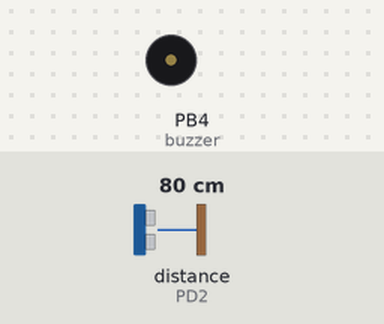
Bench run of a program on a simulated ATmega328P, built with avr-gcc and emulated at 16 MHz. On the bench: buzzer (waves = sounding, pin HIGH). Wiring (inferred from the names in the program): ultrasonic range finder: trigger PB5; echo PD2; 2 × servo: signal PD5 / signal PD6. The inputs (shaded band) are chosen by the test bench; at power-on: distance to the obstacle (sensor on PD2) 80 cm. The echo pulse lasts 58.3 µs per cm; servo pulses on a pin are drawn as a servo (544–2400 µs = 0–180°); pins used as bus, display or sensor lines are not drawn.

Above: at 1.2 s.
1.3 s: distance to the obstacle (sensor on PD2) set to 10 cm
2.8 s: distance to the obstacle (sensor on PD2) set to 7 cm
At 3.8 s:
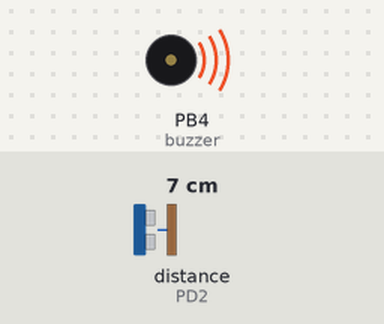
4.3 s: distance to the obstacle (sensor on PD2) set to 9 cm
At 5.6 s:
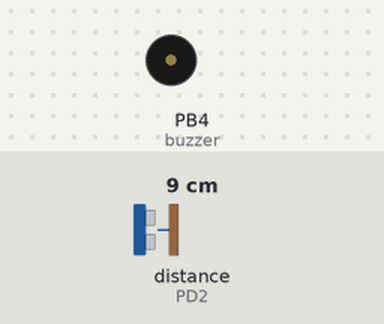
5.9 s: distance to the obstacle (sensor on PD2) set to 2 cm
At 6.7 s:
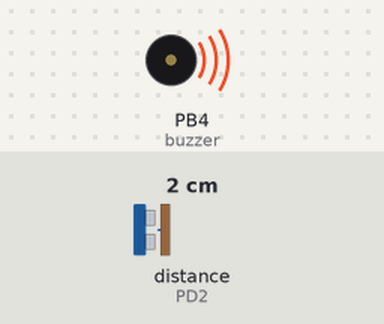
Timing chart, 0 to 8.5 s (numbered marks = the images above; inputs shaded):
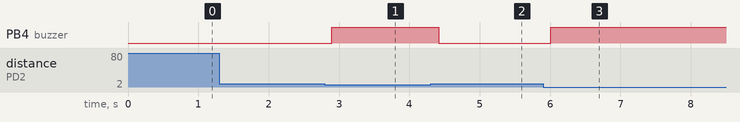

Measured:
- the behaviour switches between 9 and 8 cm on distance to the obstacle (sensor on PD2) (found by bisection; images 0 and 1)
- after the input at 1.3 s, every drawn part: stays the same
- after the input at 2.8 s, PB4 (buzzer): LOW → HIGH after 0.10 s
- after the input at 4.3 s, PB4 (buzzer): HIGH → LOW after 0.12 s
- after the input at 5.9 s, PB4 (buzzer): LOW → HIGH after 0.11 s

The program:

main.c
```c
/*
 * Slave1.c
 *
 * Created: 3/1/2025 1:02:35 AM
 * Author : njfg0
 */

#define F_CPU 16000000
#include <avr/io.h>
#include <avr/interrupt.h>
#include <stdio.h>
#include <util/delay.h>
#include <string.h>
#include <stdint.h>

#include "com_uart/com_uart.h"
#include "I2C/I2C.h"

#define TRIG_PIN PB5
#define ECHO_PIN PD2
#define slave1 0x10
#define buzzer PB4
#define SERVO1_PIN PD6
#define SERVO2_PIN PD5


uint8_t Pulse_Servo=0;
uint8_t estado_servos=0; //0 cerrado, 1 abierto

volatile uint16_t pulso_echo=0;
volatile uint16_t distancia=0;
uint8_t sensor_flag=0;
volatile char buffer = 0;

//Timer 0
void PWM0_init(){
	TCCR0A = (1 << WGM01) | (1 << WGM00) | (1 << COM0A1); //modo fast timero 0
	TCCR0B = (1 << CS01) | (1 << CS00); //preescaler de 64
}

//Timer 1 interrupción cada 0.5us
void Timer1_init() {
	TCCR1A = 0;
	TCCR1B = (1 << CS11);    //  0.5 µs
	TCNT1 = 0;               // Reiniciar contador
}

uint8_t calcular_pwm0(int angulo){
	int pulso_min=31; //1ms*256/20ms
	int pulso_max=62; //2ms*256/20ms
	Pulse_Servo=(((angulo)*(pulso_max-pulso_min))/(120+pulso_min));
	return Pulse_Servo;
}

//Interrupción del I2C
ISR(TWI_vect){
	uint8_t state = TWSR & 0xFC;
	static uint8_t comando = 0;

	switch(state){
		case 0x60:
		case 0x70:
		comando = 0;
		TWCR |= (1<<TWINT);
		break;
		case 0x80:
		case 0x90:
		//AQUI LEE LA INFORMACIÓN DE ADAFRUIT DESDE EL MASTER, MANDA UN S1 O UN S2
			if (comando == 0) {  // Primer byte recibido
				buffer = TWDR;  // Guardamos el primer byte
				if (buffer == 'S') {  // Si es 'S', esperamos el siguiente byte
					comando = 1;
				}
				} else if (comando == 1) {  // Segundo byte recibido (valor del comando)
				if (TWDR == '1') {
					// Activar servos
					OCR0A = calcular_pwm0(120);
					OCR0B = calcular_pwm0(0);
					} else if (TWDR == '0') {
					// Desactivar servos
					OCR0A = calcular_pwm0(0);
					OCR0B = calcular_pwm0(120);
				}
				comando = 0;  // Reiniciar estado del comando
			}
			TWCR |= (1 << TWINT);  // Limpiar la bandera
			break;
		case 0xA8:
		case 0xB8:
			if (sensor_flag==0){
				TWDR = (distancia>>8); // Cargar alto byte
				sensor_flag=1;
			}if(sensor_flag==1){
				TWDR = (distancia&0xFF); // Cargar bajo byte
				sensor_flag=2;
			}if(sensor_flag==2){
				TWDR=estado_servos;
				sensor_flag=0;
			}
			TWCR = (1<<TWEN)|(1<<TWIE)|(1<<TWINT)|(1<<TWEA); // Inicia el envio
		break;
		default:
		TWCR |= (1<<TWINT)|(1<<TWSTO);
	}
}

// Función para medir distancia
void medir_distancia() {
	PORTB &= ~(1 << TRIG_PIN);
	_delay_us(2);
	PORTB |= (1 << TRIG_PIN);
	_delay_us(10);
	PORTB &= ~(1 << TRIG_PIN);

	// Esperar a que ECHO pase a HIGH
	while (!(PIND & (1 << ECHO_PIN)));
	TCNT1 = 0;  // Reiniciar Timer1
	while (PIND & (1 << ECHO_PIN));

	// Guardar el tiempo medido
	pulso_echo = TCNT1;
	distancia = (pulso_echo / 2) / 58;  // Convertir a cm
	sensor_flag=0;
}


int main(void)
{
	 cli();

	 DDRB |= (1 << TRIG_PIN);  // TRIG como salida
	 DDRD |= (1 << SERVO1_PIN);  // servo como salida
	 DDRD |= (1 << SERVO2_PIN);  // servo como salida
	 DDRB |= (1 << buzzer);  // buzzer como salida
	 DDRD &= ~(1 << ECHO_PIN); // ECHO como entrada
	 Timer1_init();
	 PWM0_init();

	 I2C_Slave_Init(slave1);//SENSOR ULTRASONICO
	 initUART9600(); // Inicializar UART

	 sei();  // Habilitar interrupciones globales


	 char vect_salida[16];
	 OCR0A=calcular_pwm0(0);
	 OCR0B=calcular_pwm0(120);

	 while (1) {
		 medir_distancia();
		 _delay_ms(60);
		uint8_t distancia_tempo=distancia;
		if (distancia_tempo<8){
			//for(uint8_t i=0; i<3;i++){
				PORTB|=(1<<buzzer);
				OCR0A=calcular_pwm0(120);
				OCR0B=calcular_pwm0(0);
				estado_servos=1;//abierto
			//}
		}else{
			PORTB&=~(1<<buzzer);
			OCR0A=calcular_pwm0(0);
			OCR0B=calcular_pwm0(120);
			estado_servos=0; //cerrado
		}


		 sprintf(vect_salida, "Dist: %d cm\n", distancia);
		// writetxtUART(vect_salida);
	 }
}
```

I2C.c
```c
/*
 * I2C.c
 *
 * Created: 3/1/2025 11:50:22 PM
 *  Author: njfg0
 */

#include "I2C.h"
void I2C_Slave_Init(uint8_t adress){
	DDRC&=~((1<<DDC4)|(1<<DDC5));//ENTRADAS
	TWAR=adress<<1;//DIRECCIÓN
	TWCR=(1<<TWEA)|(1<<TWEN)|(1<<TWIE);//HABILITA INTERFAZ
}
```

I2C.h
```c
/*
 * I2C.h
 *
 * Created: 3/1/2025 11:50:31 PM
 *  Author: njfg0
 */


#ifndef I2C_H_
#define I2C_H_


#ifndef F_CPU
#define F_CPU 16000000
#endif

#include <avr/io.h>
#include <stdint.h>
#include <stdio.h>
#include <util/delay.h>

//iniciar esclavo
void I2C_Slave_Init(uint8_t adress);

#endif /* I2C_H_ */
```

com_uart.c
```c
/*
 * com_uart.c
 *
 * Created: 3/1/2025 10:33:55 PM
 *  Author: njfg0
 */
#include "com_uart.h"
void initUART9600(void){
	//configurar pines tx y rx
	DDRD &=~(1<<DDD0);//entrada
	DDRD|=(1<<DDD1);//salida Tx

	//configurar registro A modo fast u2x0 en 1
	UCSR0A=0;
	UCSR0A|=(1<<U2X0);

	//configurar registro B, habilotar isr rx, bits para habilitar RX y TX
	UCSR0B=0;
	UCSR0B|=(1<<RXCIE0)|(1<<RXEN0)|(1<<TXEN0);

	//Configurar registro C<Frame asincrono 8 bits de datos sin pariedad, 1 bit de stop
	UCSR0C=0;
	UCSR0C|=(1<<UCSZ01)|(1<<UCSZ00);

	//baudrate = 207 con % de error igual a 0.16% con 9600
	UBRR0=207;

}

void writetxtUART(char* texto){
	uint8_t i;
	for (i=0;texto[i]!='\0';i++){
		while(!(UCSR0A&(1<<UDRE0)));//esperar hasta que el udre0 esté en 1
		UDR0=texto[i];//cuando i nulo se acaba
	}
}

void writeUART(char caracter){
	while(!(UCSR0A&(1<<UDRE0)));//esperar hasta que el udre0 esté en 1
	UDR0=caracter;//valor que queremos enviar

}
```

com_uart.h
```c
/*
 * com_uart.h
 *
 * Created: 3/1/2025 10:34:22 PM
 *  Author: njfg0
 */

#ifndef COM_UART_H_
#define COM_UART_H_
#define F_CPU 16000000
#include <avr/io.h>
#include <util/delay.h>

void initUART9600(void);
void writetxtUART(char* texto);
void writeUART(char caracter);


#endif /* COM_UART_H_ */
```
